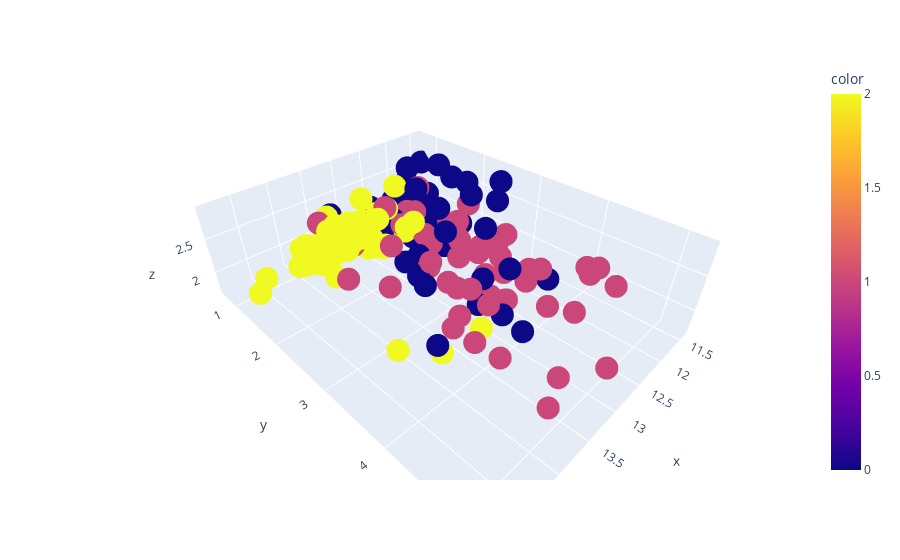

Notebook source saved alongside this figure:
### Code cell
px.scatter_3d(x=wine.iloc[:,0], y= wine.iloc[:,1], z = wine.iloc[:,2], color=gmm_labels)

### Figure 1 — Plotly figure (JSON) as saved in the notebook; plotly's stock layout.template omitted (floating-point values rounded to 4 significant figures; data arrays with more than 128 entries replaced by an {"elided": "..."} marker saying what was removed)
{"data": [{"hovertemplate": "x=%{x}<br>y=%{y}<br>z=%{z}<br>color=%{marker.color}<extra></extra>", "legendgroup": "", "marker": {"color": {"elided": "161 int values"}, "coloraxis": "coloraxis", "symbol": "circle"}, "mode": "markers", "name": "", "scene": "scene", "showlegend": false, "type": "scatter3d", "x": {"elided": "161 float values"}, "y": {"elided": "161 float values"}, "z": {"elided": "161 float values"}}], "layout": {"coloraxis": {"colorbar": {"title": {"text": "color"}}, "colorscale": [[0, "#0d0887"], [0.1111, "#46039f"], [0.2222, "#7201a8"], [0.3333, "#9c179e"], [0.4444, "#bd3786"], [0.5556, "#d8576b"], [0.6667, "#ed7953"], [0.7778, "#fb9f3a"], [0.8889, "#fdca26"], [1, "#f0f921"]]}, "legend": {"tracegroupgap": 0}, "margin": {"t": 60}, "scene": {"domain": {"x": [0, 1], "y": [0, 1]}, "xaxis": {"title": {"text": "x"}}, "yaxis": {"title": {"text": "y"}}, "zaxis": {"title": {"text": "z"}}}}}
